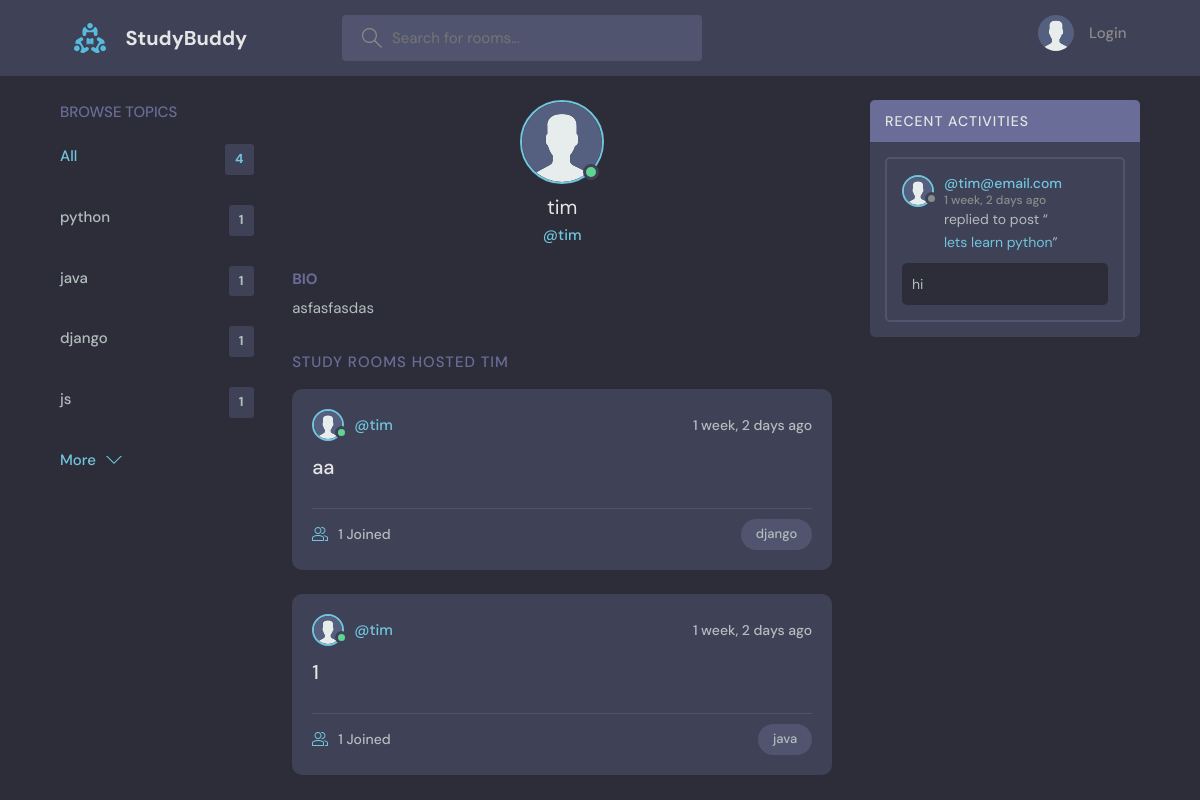
The app's page /profile/2/ with its own data.
### base/models.py (models this page shows, shortened)
class Topic(models.Model):              #room is a  child of a topic
    name = models.CharField(max_length=200)

class User(AbstractUser):
    name = models.CharField(max_length=200 , null=True)
    email = models.EmailField(unique=True , null=True)
    bio = models.TextField(null=True)
    avatar = models.ImageField(null=True, default='avatar.svg')
    USERNAME_FIELD = 'email'
    REQUIRED_FIELDS = []

class Room(models.Model):           #room child of topic
    host = models.ForeignKey(User, on_delete=models.SET_NULL, null=True)
    topic = models.ForeignKey(Topic, on_delete=models.SET_NULL, null=True)     #set_null doesnt delete the entire data and just sets the data as null in the database  which can later be changed      #here we need only Topic as the clss Topic is defined above Room but if it is defined below room then topic should be called as a string as 'Topic'
    name = models.CharField(max_length=200)
    description = models.TextField(null=True, blank=True)
    participants = models.ManyToManyField(User, related_name='participants' , blank=True)
    updated = models.DateTimeField(auto_now=True)
    created = models.DateTimeField(auto_now_add=True)
    class Meta:
        ordering = ['-updated','-created']          # - shows that the order is reversed
    def __str__(self):                          #controls the name of object of Room displayed in admin page
        return  self.name

class Message(models.Model):         #message child of room       #message to be displayed when necessary or on each page
    user = models.ForeignKey(User, on_delete=models.CASCADE)
    room = models.ForeignKey(Room, on_delete=models.CASCADE)  #where Room is the parent class name and we know what is connected to what   #also cascade means that when  a room is deleted all data associated with it is also deleted
    body = models.TextField()
    updated = models.DateTimeField(auto_now=True)
    created = models.DateTimeField(auto_now_add=True)
    class Meta:
        ordering = ['-updated','-created']          # orders the entire class instead of ordering each function

### base/views.py (the view)
# urls.py: path('profile/<str:pk>/', views.userProfile, name='user-profile'),
def userProfile(request, pk):
    user = User.objects.get(id=pk)
    rooms = user.room_set.all()           #we can get all the children of a specific object by using the code format        modelname_set.condition()
    room_messages = user.message_set.all()
    topics = Topic.objects.all()
    context = {'user' : user , 'rooms': rooms ,'room_messages': room_messages , 'topics': topics}
    return render(request, 'base/profile.html', context)

### base/templates/base/profile.html (shortened to what this page needs)
{% extends 'main.html' %}
{% block content %}
  <main class="profile-page layout layout--3">
    <div class="container">
      {% include 'base/topics_component.html' %}
      <div class="roomList">
        <div class="profile">
          <div class="profile__avatar">
            <div class="avatar avatar--large active">
              <img src="{{user.avatar.url}}" />
            </div>
          </div>
          <div class="profile__info">
            <h3>{{user.username}}</h3>
            <p>@{{user.username}}</p>
          </div>
          <div class="profile__about">
            <h3>Bio</h3>
            <p>
              {{user.bio}}
            </p>
          </div>
        </div>
        <div class="roomList__header">
          <div>
            <h2>Study Rooms Hosted {{user.username}}</a>
            </h2>
          </div>
        </div>
        {% include 'base/feed_component.html' %}
      </div>
      {% include 'base/activity_component.html' %}
    </div>
  </main>
{% endblock %}

### base/templates/base/topics_component.html
<div class="topics">
    <div class="topics__header">
      <h2>Browse Topics</h2>
    </div>
    <ul class="topics__list">
      <li>
        <a href="{% url 'home' %}" class="active">All <span>{{topics.count}}</span></a>
      </li>
      {% for topic in topics %}
      <li>
        <a href="{% url 'home' %}?q={{topic.name}}">{{topic.name}} <span>{{topic.room_set.all.count}}</span></a>
      </li>
      {% endfor %}
    </ul>
    <a class="btn btn--link" href="{% url 'topics' %}">
      More
      <svg version="1.1" xmlns="http://www.w3.org/2000/svg" width="32" height="32" viewBox="0 0 32 32">
        <title>chevron-down</title>
        <path d="M16 21l-13-13h-3l16 16 16-16h-3l-13 13z"></path>
      </svg>
    </a>
  </div>

### base/templates/base/feed_component.html (shortened to what this page needs)
{% for room in rooms %}
<div class="roomListRoom">
    <div class="roomListRoom__header">
      <a href="{% url 'user-profile' room.host.id %}" class="roomListRoom__author">
        <div class="avatar avatar--small active">
          <img src="{{room.host.avatar.url}}" />
        </div>
        <span>@{{room.host.username}}</span>
      </a>
      <div class="roomListRoom__actions">
        <span>{{room.created|timesince}} ago</span>
      </div>
    </div>
    <div class="roomListRoom__content">
      <a href="{% url 'room' room.id %}">{{room.name}}</a>
    </div>
    <div class="roomListRoom__meta">
      <a href="{% url 'room' room.id %}" class="roomListRoom__joined">
        {{room.participants.all.count}} Joined
      </a>
      <p class="roomListRoom__topic">{{room.topic.name}}</p>
    </div>
</div>
{% endfor %}

### base/templates/base/activity_component.html (shortened to what this page needs)
<div class="activities">
    <div class="activities__header">
      <h2>Recent Activities</h2>
    </div>
    {% for message in room_messages %}
    <div class="activities__box">
      <div class="activities__boxHeader roomListRoom__header">
        <a href="{% url 'user-profile' message.user.id %}" class="roomListRoom__author">
          <div class="avatar avatar--small">
            <img src="{{message.user.avatar.url}}" />
          </div>
          <p>
            @{{message.user}}
            <span>{{message.created|timesince}} ago</span>
          </p>
        </a>
      </div>
      <div class="activities__boxContent">
        <p>replied to post “<a href="{% url 'room' message.room.id %}">{{message.room}}</a>”</p>
        <div class="activities__boxRoomContent">
          {{message.body}}
        </div>
      </div>
    </div>
    {% endfor %}
  </div>

### records on screen
Topic: name "python", room_set.all.count "1"
Topic: name "java", room_set.all.count "1"
Topic: name "django", room_set.all.count "1"
Topic: name "js", room_set.all.count "1"
User: avatar (placeholder picture), username "tim", bio "asfasfasdas", username "TIM"
Room: host.avatar (placeholder picture), host.username "tim", created "1 week, 2 days", name "aa", participants.all.count "1", topic.name "django"
Room: host.avatar (placeholder picture), host.username "tim", created "1 week, 2 days", name "1", participants.all.count "1", topic.name "java"
Message: user.avatar (placeholder picture), user "tim@email.com", created "1 week, 2 days", room "lets learn python", body "hi"

### other values on screen
{{ topics.count }} "4"
